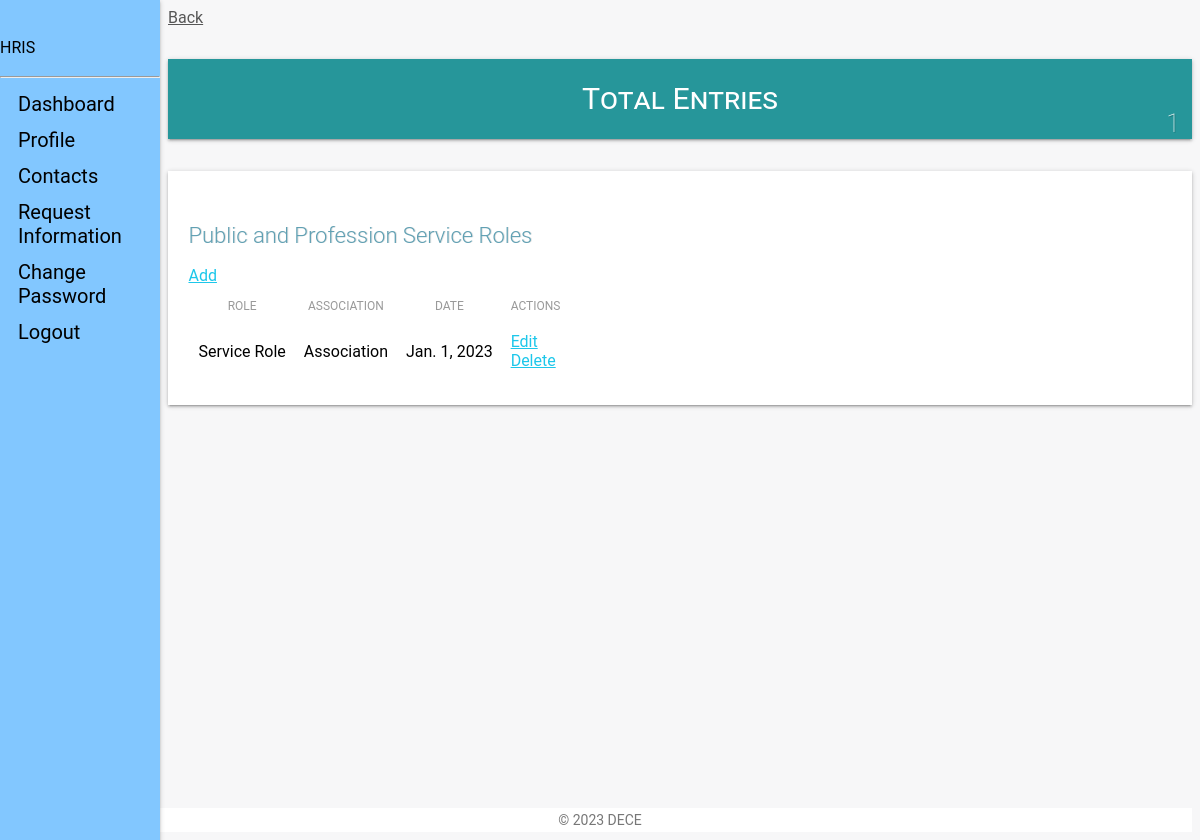
Screenshot of /staff_view/roles/ (signed in) with the database file from the repository.
### staff_app/models.py (models this page shows, shortened)
class Roles(models.Model):
    user = models.ForeignKey(CustomUser, on_delete=models.CASCADE, default=1)
    role = models.CharField(max_length=100, verbose_name=_(
        'Role'), null=True, blank=False)  # name of the role
    association = models.CharField(max_length=100, verbose_name=_(
        'Association'), null=True, blank=False)  # associaiton of the role
    date = models.DateField(_('Date'), blank=False, null=True)
    updated = models.DateTimeField(auto_now=True, auto_now_add=False)
    created = models.DateTimeField(auto_now=False, auto_now_add=True)
    class Meta:
        verbose_name = _('Role')  # Singular name of the model
        verbose_name_plural = _('Roles')  # Plural name of the model
        ordering = ['-created']

### staff_app/views.py (the view)
# urls.py: path('roles/', views.roles_view, name="roles"),
def roles_view(request):
    if not request.user.is_authenticated:
        return redirect('hris:home')
    roles = Roles.objects.filter(user_id=request.user.id)
    context = {
        "object": roles
    }
    return render(request, "staff/staff_roles.html", context)

### templates/staff/staff_roles.html (shortened to what this page needs)
{% extends 'base.html' %}
{% load static %}
{% load humanize %}
{% block content %}
<link type="text/CSS" href="{% static 'css/light-bootstrap-dashboard.css' %}" rel="stylesheet"/>
<section class="row">
    <section class="col col-lg-12">
        <span><a href="{{request.META.HTTP_REFERER|escape}}" style="color:#565656;">Back</a></span>
    </section>
</section>
    <section class="row margin-bottom">
        <div class="container-fluid">
        <section class="col-lg-4 col-md-4 col-sm-12">
            <div class="employee-box sec-box">
                <a href="">
                <span>Total Entries</span>
                </a>
                {% if object %}
                    <span class="count-object">{{ object.count }}</span>
                {% else %}
                    <span class="count-object">0</span>
                {% endif %}
            </div>
        </section>
    </section>
    <div class="table-responsive table-shadow">
        <div class="text-center table-description">
            <h4 class="title-h3" style="color: #60a0b3 !important;
            text-shadow: 1px 0px rgba(0,0,0,0.11)"> Public and Profession Service Roles</h4>
        </div>
        <div class="container-fluid">
            <div class="row">
                 <div class="download-print-action">
                    <a href="{% url 'staff:role-add' %}">Add</a>
                </div>
            </div>
        </div>
        <table class="table">
            <thead>
                <tr>
                  <th scope="col">Role</th>
                  <th scope="col">Association</th>
                  <th scope="col">Date</th>
                  <th scope="col">Actions</th>
                </tr>
            </thead>
            <tbody>
                {% if not object %}
                    <tr>
                    <td>No Entries</td>
                    </tr>
                {% else %}
                    {% for obj in object %}
                    <tr>
                        <td>{{obj.role}}</td>
                        <td>{{obj.association}}</td>
                        <td>{{obj.date}}</td>
                        <td><a href="{% url 'staff:role-edit' obj.id %}">Edit</a><br>
                            <a href="{% url 'staff:role-delete' obj.id %}">Delete</a>
                        </td>
                    </tr>
                    {% endfor %}
                {% endif %}
            </tbody>
        </table>
    </div>
{% endblock content %}

### rows the page displays
Roles: role "Service Role", association "Association", date "Jan. 1, 2023"

### other values shown
{{ object.count }} "1"
